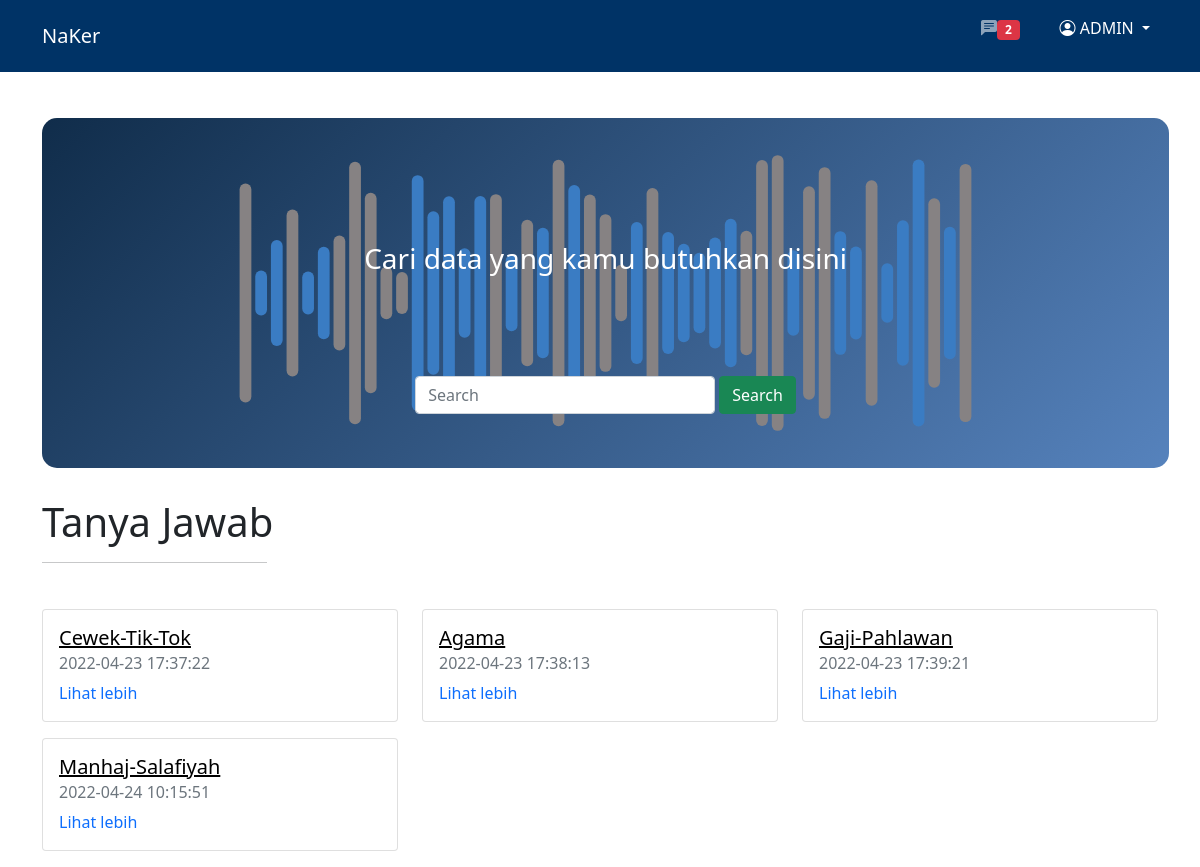
The app's page /public/admin/qa (signed in) with its own data.
### tables this page shows
CREATE TABLE `users` (
  `id` int NOT NULL AUTO_INCREMENT,
  `name` varchar(128) DEFAULT NULL,
  `email` varchar(128) NOT NULL,
  `image` varchar(128) DEFAULT NULL,
  `password` varchar(255) NOT NULL,
  `gender` enum('Laki-laki','Perempuan','Other') DEFAULT NULL,
  `telp` varchar(20) DEFAULT NULL,
  `alamat` text,
  `role_id` int DEFAULT NULL,
  `is_active` tinyint DEFAULT NULL,
  `date_create` timestamp NULL DEFAULT CURRENT_TIMESTAMP,
  PRIMARY KEY (`id`),
  UNIQUE KEY `email` (`email`),
  KEY `fk_user_userRole` (`role_id`),
  CONSTRAINT `fk_user_userRole` FOREIGN KEY (`role_id`) REFERENCES `user_role` (`id`)
);

CREATE TABLE `qa` (
  `id` int NOT NULL AUTO_INCREMENT,
  `judul` varchar(255) NOT NULL,
  `ask` text,
  `answer` text,
  `user_id` int NOT NULL,
  `time_create` timestamp NULL DEFAULT CURRENT_TIMESTAMP,
  PRIMARY KEY (`id`),
  KEY `fk_askwer_users` (`user_id`),
  CONSTRAINT `qa_ibfk_1` FOREIGN KEY (`user_id`) REFERENCES `users` (`id`)
);

### app/core/Controller.php (called while the page is built, shortened)
<?php
class Controller {
    public function view($view, $data = []) {
        require_once "../app/views/" . $view . '.php';
    }
    public function model($model) {
        return new $model;
    }
}

### app/controllers/Admin.php (called while the page is built, shortened)
<?php session_start();
class Admin extends Controller {
    public function qa() {
        $data['page'] = "Tanya Jawab";
        $data['user'] = $this->model('User_model')->viewUser($_SESSION)[0];
        $data['qall'] = $this->model('Qa_model')->cardQa();
        $data['notify'] = $this->model('Qa_model')->countNotify();
        $this->view("admin/qa", $data);
    }
}

### app/core/App.php (called while the page is built, shortened)
<?php
class App {
    private $method = 'index';
    private $parameter = [];
    public function __construct() {
            $url = $this->getUrl();
        if(isset($url[0])) {
            if(file_exists('../app/controllers/' . $url[0] . '.php')) {
                unset($url[0]);
            }
        }
        $this->controller = new $this->controller;
        if(isset($url[1])) {
            if(method_exists($this->controller, $url[1])) {
                $this->method = $url[1];
            }
        }
        call_user_func_array([$this->controller, $this->method], $this->parameter);
    }
    public function getUrl() {
        if(isset($_GET['url'])) {
            $url = rtrim($_GET['url'], '/');
            $url = filter_var($url, FILTER_SANITIZE_URL);
            $url = explode('/', $url);
            return $url;
        }
    }
}

### public/index.php (called while the page is built, shortened)
<?php
$app = new App();

### app/core/Database.php (called while the page is built, shortened)
<?php
class Database {
    private $host = DB_HOST;
    private $user = DB_USER;
    private $pass = DB_PASS;
    private $db_name = DB_NAME;
    private $connect;
    private $sql;
    public function __construct() {
        $source = "mysql:host=" . $this->host . ";dbname=" . $this->db_name;
        $options = [
            PDO::ATTR_PERSISTENT => true,
            PDO::ATTR_ERRMODE => PDO::ERRMODE_EXCEPTION
        ];
        try{
            $this->connect = new PDO($source, $this->user, $this->pass, $options);
        } catch(PDOException $e) {
            die($e->getMessage());
        }
    }
    public function query($sql) {
        $this->sql = $this->connect->prepare($sql);
    }
    public function execute() {
        $this->sql->execute();
    }
    public function resultSet() {
        $this->execute();
        return $this->sql->fetchAll(PDO::FETCH_ASSOC);
    }
    public function single() {
        $this->execute();
        return $this->sql->fetch(PDO::FETCH_ASSOC);
    }
}

### app/models/Qa_model.php (called while the page is built, shortened)
<?php
class Qa_model {
    private $db;
    public function __construct()
    {
        $this->db = new Database;
    }
    public function countNotify() {
        $sql = "SELECT count(id) AS notif FROM qa WHERE answer IS NULL";
        $this->db->query($sql);
        return $this->db->single();
    }
    public function cardQa() {
        $sql = "SELECT id, judul, time_create FROM qa WHERE answer IS NOT NULL";
        $this->db->query($sql);
        return $this->db->resultSet();
    }
}

### app/models/User_model.php (called while the page is built, shortened)
<?php
class User_model {
    private $db;
    public function __construct()
    {
        $this->db = new Database;
    }
    public function viewUser($data) {
        $email = $data['data']['email'];
        $sql = "SELECT * FROM users WHERE email = '$email'";
        $this->db->query($sql);
        $user = $this->db->resultSet();
        return $user;
    }
}

### app/views/admin/qa.php (the view, shortened to what this page needs)
<nav class="navbar fixed-top navbar-expand-lg navbar-dark" style="background-color: #003366;">
  <div class="container">
    <a class="navbar-brand" href="<?= BASEURL ?>admin">NaKer</a>
      <div class="navbar-nav">
        <a class="nav-link mx-4" aria-current="page" href="<?= BASEURL ?>qa/admin"><i class="bi bi-chat-left-text-fill fa-1x"></i><span class="badge bg-danger"><?= $data['notify']['notif']; ?></span>
        </a>
        <div class="dropdown">
            <p class="nav-link active dropdown-toggle" type="button" id="dropdownMenuButton1" data-bs-toggle="dropdown" aria-expanded="false">
            <i class="bi bi-person-circle fa-1x"></i> <?= $data['user']['name']; ?>
            </p>
        </div>
      </div>
  </div>
</nav>
<section style="padding-top: 70px;">
    <div class="container mt-5">
        <div class="box">
            <br>
            <h3 style="color: white; padding-top: 100px;" class="text-center">Cari data yang kamu butuhkan disini</h3>
            <form action="<?= BASEURL ?>user/cari/#here" method="POST" class="d-flex justify-content-center" style="margin-top: 100px;">
                <input class="form-control me-1" type="search" name="keyword" placeholder="Search" aria-label="Search" style="width: 300px;" autocomplete="off" autofocus>
                <button id="here" class="btn btn-success" type="submit" name="submit">Search</button>
            </form>
        </div>
    </div>
</section>
<section style="margin-top: 30px;">
    <div class="container" >
        <div class="row">
            <div class="col-md-10">
                <h1>Tanya Jawab</h1>
                <hr style="width: 225px;">
            </div>
        </div>
    </div>
</section>
<section style="margin-top: 30px;">
    <div class="container">
        <div class="row">
            <?php foreach($data['qall'] as $d) : ?>
            <div class="col-md-4 mb-3">
                <div class="card">
                    <div class="card-body">
                        <a href="<?= BASEURL ?>Admin/asw/<?= $d['judul'] ?>" style="color: black;"><h5 class="card-title"><?= $d['judul']; ?></h5></a>
                        <h6 class="card-subtitle mb-2 text-muted"><?= $d['time_create']; ?></h6>
                        <a href="<?= BASEURL ?>Admin/asw/<?= $d['judul'] ?>" class="card-link" style="text-decoration: none;">Lihat lebih</a>
                    </div>
                </div>
            </div>
            <?php endforeach; ?>
        </div>
    </div>
</section>

### public/css/style.css (style rules this page uses)
section div.container div.box { margin: auto; width: 101%; height: 350px; background-color: grey; border-radius: 15px; background-image: url('../img/Wave.svg'); background-size: cover; background-position: center; }

### records on screen
users: name "ADMIN"
qa: judul "Cewek-Tik-Tok", time_create "2022-04-23 17:37:22"
qa: judul "Agama", time_create "2022-04-23 17:38:13"
qa: judul "Gaji-Pahlawan", time_create "2022-04-23 17:39:21"
qa: judul "Manhaj-Salafiyah", time_create "2022-04-24 10:15:51"

### other values on screen
$data['notify']['notif'] "2"
